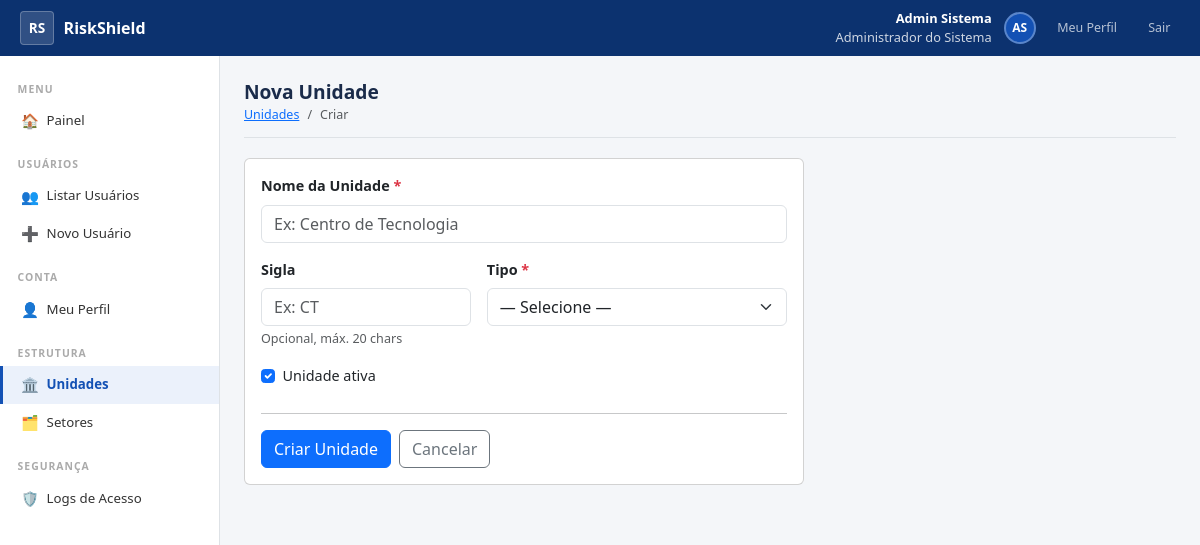
Screenshot of /unidades/nova/ (signed in) with the database file from the repository.
### accounts/models.py (models this page shows, shortened)
class Usuario(AbstractBaseUser, PermissionsMixin):
    primeiro_nome = models.CharField('Primeiro Nome', max_length=80)
    sobrenome     = models.CharField('Sobrenome',     max_length=100)
    matricula     = models.CharField('Matrícula',     max_length=20, unique=True, db_index=True)
    email         = models.EmailField('E-mail Institucional', unique=True, db_index=True)
    foto          = models.ImageField('Foto', upload_to='fotos/', blank=True, null=True)
    telefone      = models.CharField('Telefone Institucional', max_length=20, blank=True)
    cargo         = models.CharField('Cargo / Função',         max_length=120, blank=True)
    perfil = models.CharField(
        'Perfil',
        max_length=20,
        choices=Perfil.choices,
        default=Perfil.SERVIDOR,
        db_index=True,
    )
    ativo           = models.BooleanField('Ativo', default=True, db_index=True)
    conta_ativada   = models.BooleanField('Conta Ativada', default=False)
    is_staff        = models.BooleanField('Acesso Admin Django', default=False)
    criado_em       = models.DateTimeField('Criado em',    auto_now_add=True)
    atualizado_em   = models.DateTimeField('Atualizado em', auto_now=True)
    deleted_at      = models.DateTimeField('Excluído em',  null=True, blank=True, db_index=True)
    criado_por      = models.ForeignKey(
        'self', on_delete=models.SET_NULL,
        null=True, blank=True,
        related_name='usuarios_criados',
        verbose_name='Criado por',
    )
    ultimo_login_ip = models.GenericIPAddressField('IP do Último Login', null=True, blank=True)
    history = HistoricalRecords(
        history_change_reason_field=models.TextField(null=True),
        excluded_fields=['last_login', 'ultimo_login_ip'],
    )
    objects = UsuarioManager()
    USERNAME_FIELD  = 'matricula'
    REQUIRED_FIELDS = ['email', 'primeiro_nome', 'sobrenome']
    class Meta:
        verbose_name         = 'Usuário'
        verbose_name_plural  = 'Usuários'
        ordering             = ['primeiro_nome', 'sobrenome']
    def get_nome_completo(self):
        return f'{self.primeiro_nome} {self.sobrenome}'.strip()
    def get_iniciais(self):
        partes = self.get_nome_completo().split()
        if len(partes) >= 2:
            return f'{partes[0][0]}{partes[-1][0]}'.upper()
        return self.matricula[:2].upper()
    @property
    def pode_criar_usuario(self):
        return self.perfil in (Perfil.ADMIN, Perfil.GESTOR_UNIDADE)
    @property
    def pode_gerenciar_usuarios(self):
        return self.perfil in (Perfil.ADMIN, Perfil.GESTOR_UNIDADE, Perfil.GESTOR_SETOR)
    @property
    def pode_ver_logs(self):
        return self.perfil == Perfil.ADMIN

### organizacional/views.py (the view)
# urls.py: path('unidades/nova/',               views.nova_unidade,    name='nova_unidade'),
@requer_admin
def nova_unidade(request):
    form = UnidadeForm(request.POST or None)
    if request.method == 'POST' and form.is_valid():
        u = form.save()
        messages.success(request, f'Unidade "{u.nome}" criada com sucesso.')
        return redirect('lista_unidades')
    return render(request, 'organizacional/form_unidade.html', {
        'form': form, 'titulo': 'Nova Unidade', 'acao': 'Criar',
    })

### organizacional/forms.py
class UnidadeForm(forms.ModelForm):
    class Meta:
        model  = Unidade
        fields = ['nome', 'sigla', 'tipo', 'ativo']
        widgets = {
            'nome':  forms.TextInput(attrs={'class': 'form-control', 'placeholder': 'Nome completo da unidade'}),
            'sigla': forms.TextInput(attrs={'class': 'form-control', 'placeholder': 'Ex: CT, PROGRAD'}),
            'tipo':  forms.Select(attrs={'class': 'form-select'}),
            'ativo': forms.CheckboxInput(attrs={'class': 'form-check-input'}),
        }
        labels = {
            'nome':  'Nome da Unidade',
            'sigla': 'Sigla',
            'tipo':  'Tipo',
            'ativo': 'Unidade ativa',
        }

### accounts/managers.py (called while the page is built)
    def get_queryset(self):
        return super().get_queryset().filter(deleted_at__isnull=True)

### templates/organizacional/form_unidade.html (shortened to what this page needs)
{% extends 'base_sistema.html' %}
{% block content %}
<div class="page-header">
  <h1>{{ titulo }}</h1>
  <ol class="breadcrumb mb-0">
    <li class="breadcrumb-item"><a href="{% url 'lista_unidades' %}">Unidades</a></li>
    <li class="breadcrumb-item active">{{ acao }}</li>
  </ol>
</div>
<div class="card" style="max-width:560px;">
  <div class="card-body">
    <form method="post" novalidate>
      <div class="mb-3">
        <label class="form-label fw-semibold">Nome da Unidade <span class="text-danger">*</span></label>
        <input type="text" name="nome" class="form-control {% if form.nome.errors %}is-invalid{% endif %}"
               value="{{ form.nome.value|default:'' }}"
               placeholder="Ex: Centro de Tecnologia" required autofocus>
      </div>
      <div class="row g-3">
        <div class="col-sm-5">
          <label class="form-label fw-semibold">Sigla</label>
          <input type="text" name="sigla" class="form-control"
                 value="{{ form.sigla.value|default:'' }}"
                 placeholder="Ex: CT" maxlength="20">
          <div class="form-text">Opcional, máx. 20 chars</div>
        </div>
        <div class="col-sm-7">
          <label class="form-label fw-semibold">Tipo <span class="text-danger">*</span></label>
          <select name="tipo" class="form-select {% if form.tipo.errors %}is-invalid{% endif %}" required>
            <option value="">— Selecione —</option>
          </select>
        </div>
      </div>
      <div class="form-check mt-3">
        <input class="form-check-input" type="checkbox" name="ativo" id="id_ativo"
               {% if form.ativo.value != False %}checked{% endif %}>
        <label class="form-check-label" for="id_ativo">Unidade ativa</label>
      </div>
      <hr class="mt-4">
      <div class="d-flex gap-2">
        <button type="submit" class="btn btn-primary">{{ acao }} Unidade</button>
        <a href="{% url 'lista_unidades' %}" class="btn btn-outline-secondary">Cancelar</a>
      </div>
    </form>
  </div>
</div>
{% endblock %}

### templates/base_sistema.html (shortened to what this page needs)
{% load static %}
<!DOCTYPE html>
<html lang="pt-BR">
<head>
  <link href="https://cdn.jsdelivr.net/npm/bootstrap@5.3.0/dist/css/bootstrap.min.css" rel="stylesheet">
  <link rel="stylesheet" href="{% static 'css/styles_sistema.css' %}">
</head>
<body>
<div class="topbar">
  <a href="{% url 'painel' %}" class="topbar-brand">
    <div class="topbar-logo">RS</div>
    RiskShield
  </a>
  <div class="topbar-right">
    <div class="topbar-user text-end">
      <strong>{{ request.user.primeiro_nome }} {{ request.user.sobrenome }}</strong>
      {{ request.user.get_perfil_display }}
    </div>
    <div class="topbar-avatar">
      {% if request.user.foto %}<img src="{{ request.user.foto.url }}" alt="">
      {% else %}{{ request.user.get_iniciais }}{% endif %}
    </div>
    <a href="{% url 'meu_perfil' %}" class="topbar-btn">Meu Perfil</a>
    <a href="{% url 'logout' %}" class="topbar-btn">Sair</a>
  </div>
</div>
<div class="app-body">
  <nav class="sidebar">
    <div class="sidebar-section-title">Menu</div>
    <a href="{% url 'painel' %}" class="sidebar-link {% if request.resolver_match.url_name == 'painel' %}active{% endif %}">
      <span class="sidebar-icon">🏠</span> Painel
    </a>
    {% if request.user.pode_gerenciar_usuarios %}
    <div class="sidebar-section-title" style="margin-top:.5rem;">Usuários</div>
    <a href="{% url 'lista_usuarios' %}" class="sidebar-link {% if request.resolver_match.url_name == 'lista_usuarios' %}active{% endif %}">
      <span class="sidebar-icon">👥</span> Listar Usuários
    </a>
    {% if request.user.pode_criar_usuario %}
    <a href="{% url 'cadastro_usuario' %}" class="sidebar-link {% if request.resolver_match.url_name == 'cadastro_usuario' %}active{% endif %}">
      <span class="sidebar-icon">➕</span> Novo Usuário
    </a>
    {% endif %}
    {% endif %}
    <div class="sidebar-section-title" style="margin-top:.5rem;">Conta</div>
    <a href="{% url 'meu_perfil' %}" class="sidebar-link {% if request.resolver_match.url_name == 'meu_perfil' %}active{% endif %}">
      <span class="sidebar-icon">👤</span> Meu Perfil
    </a>
    {% if request.user.pode_criar_usuario %}
    <div class="sidebar-section-title" style="margin-top:.5rem;">Estrutura</div>
    <a href="{% url 'lista_unidades' %}" class="sidebar-link {% if 'unidade' in request.resolver_match.url_name %}active{% endif %}">
      <span class="sidebar-icon">🏛️</span> Unidades
    </a>
    <a href="{% url 'lista_setores' %}" class="sidebar-link {% if 'setor' in request.resolver_match.url_name %}active{% endif %}">
      <span class="sidebar-icon">🗂️</span> Setores
    </a>
    {% endif %}
    {% if request.user.pode_ver_logs %}
    <div class="sidebar-section-title" style="margin-top:.5rem;">Segurança</div>
    <a href="{% url 'logs_acesso' %}" class="sidebar-link {% if request.resolver_match.url_name == 'logs_acesso' %}active{% endif %}">
      <span class="sidebar-icon">🛡️</span> Logs de Acesso
    </a>
    {% endif %}
  </nav>
  <div class="main-area">
    {% block content %}{% endblock %}
  </div>
</div>
</body>
</html>

### static/css/styles_sistema.css (style rules this page uses)
:root { --gov-blue: #1351B4; --gov-dark: #0C326F; }
body { background: #f4f6f9; font-size: .9rem; }
.topbar { background: var(--gov-dark); height: 56px; display: flex; align-items: center; padding: 0 1.25rem; position: sticky; top: 0; z-index: 1000; }
.topbar-brand { color: #fff; font-weight: 700; font-size: 1rem; text-decoration: none; display: flex; align-items: center; gap: .6rem; }
.topbar-logo { width: 34px; height: 34px; background: rgba(255, 255, 255, .15); border: 1px solid rgba(255, 255, 255, .25); border-radius: 4px; display: flex; align-items: center; justify-content: center; font-weight: 800; font-size: .85rem; color: #fff; }
.topbar-right { margin-left: auto; display: flex; align-items: center; gap: .75rem; }
.topbar-user { color: rgba(255, 255, 255, .8); font-size: .8rem; }
.topbar-user strong { color: #fff; display: block; }
.topbar-avatar { width: 32px; height: 32px; border-radius: 50%; background: var(--gov-blue); border: 2px solid rgba(255, 255, 255, .3); display: flex; align-items: center; justify-content: center; color: #fff; font-weight: 700; font-size: .75rem; overflow: hidden; flex-shrink: 0; }
.topbar-btn { color: rgba(255, 255, 255, .7); text-decoration: none; font-size: .78rem; padding: .3rem .6rem; border-radius: 3px; transition: background .15s; }
.sidebar { width: 220px; background: #fff; border-right: 1px solid #dee2e6; min-height: calc(100vh - 56px); padding: 1rem 0; flex-shrink: 0; }
.sidebar-section-title { font-size: .65rem; font-weight: 700; color: #aaa; letter-spacing: 1px; text-transform: uppercase; padding: .6rem 1.1rem .3rem; }
.sidebar-link { display: flex; align-items: center; gap: .5rem; padding: .5rem 1.1rem; color: #333; text-decoration: none; font-size: .83rem; border-left: 3px solid transparent; transition: all .15s; }
.sidebar-link.active { background: #ebf1fb; color: var(--gov-blue); font-weight: 600; border-left-color: var(--gov-blue); }
.sidebar-icon { width: 18px; text-align: center; font-size: .9rem; }
.app-body { display: flex; min-height: calc(100vh - 56px); }
.main-area { flex: 1; padding: 1.5rem; overflow: hidden; }
.page-header { margin-bottom: 1.25rem; padding-bottom: .75rem; border-bottom: 1px solid #dee2e6; }
.page-header h1 { font-size: 1.2rem; font-weight: 700; color: #1a2b4a; margin: 0; }
.page-header .breadcrumb { font-size: .78rem; margin: .2rem 0 0; }

### rows the page displays
Usuario: user.primeiro_nome "Admin", user.sobrenome "Sistema", user.perfil "Administrador do Sistema", user.get_iniciais "AS"

### other values shown
{{ titulo }} "Nova Unidade"
{{ acao }} "Criar"
